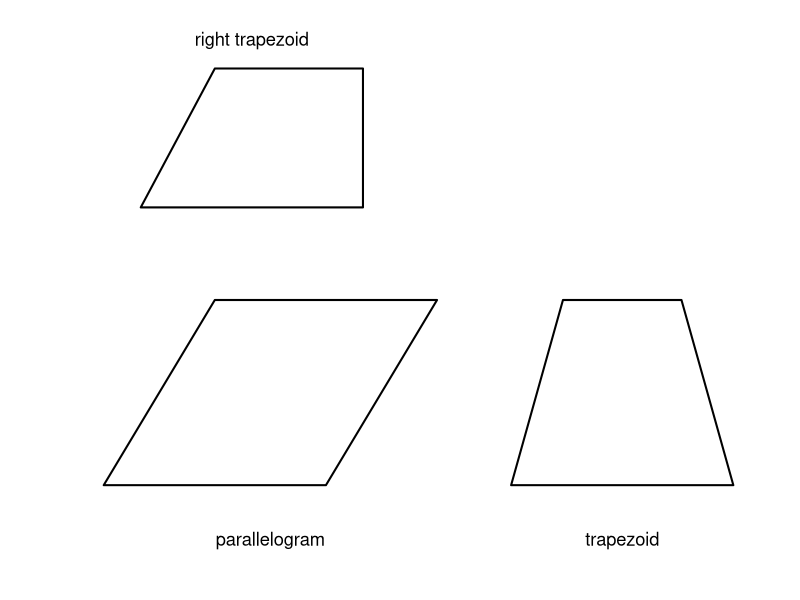
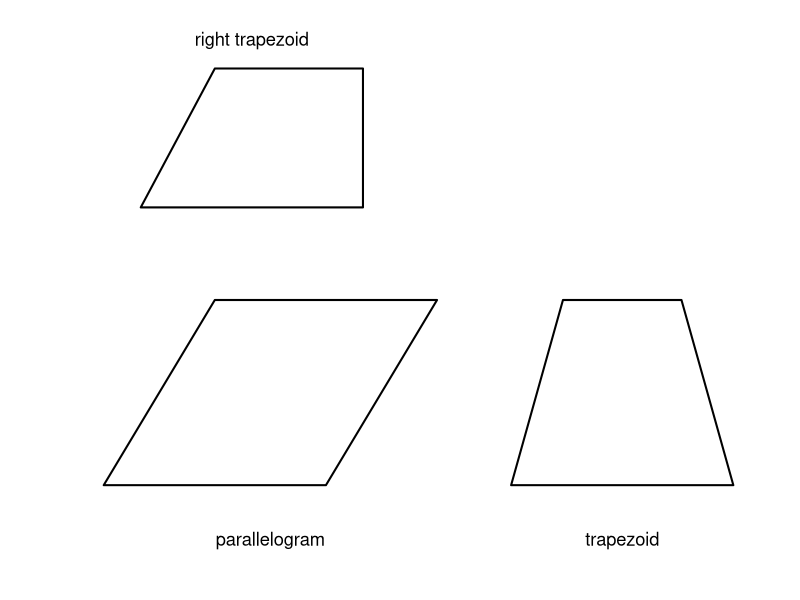

The R source for these figures, in order:
library(svglite)

make_plot <- function() {
  old <- par(mar = c(0,0,0,0), bg = "white")
  plot(0, 0, type = "n", xlim = c(0, 10), ylim = c(0, 6), axes = FALSE,
       xlab = "", ylab = "")
  # parallelogram
  polygon(c(1, 4, 5.5, 2.5), c(1, 1, 3, 3), border = "black", lwd = 2)
  text(3.25, 0.4, "parallelogram", cex = 1.1)
  # trapezoid (isosceles)
  polygon(c(6.5, 9.5, 8.8, 7.2), c(1, 1, 3, 3), border = "black", lwd = 2)
  text(8, 0.4, "trapezoid", cex = 1.1)
  # right trapezoid
  polygon(c(1.5, 4.5, 4.5, 2.5), c(4, 4, 5.5, 5.5), border = "black", lwd = 2)
  text(3, 5.8, "right trapezoid", cex = 1.1)
  par(old)
}

svglite("C:/Users/18904/Github/primary-mathematics/figures/week54-2.svg", width = 6, height = 4)
make_plot(); dev.off()
cairo_pdf("C:/Users/18904/Github/primary-mathematics/figures/week54-2.pdf", width = 6, height = 4)
make_plot(); dev.off()
cat("done\n")
